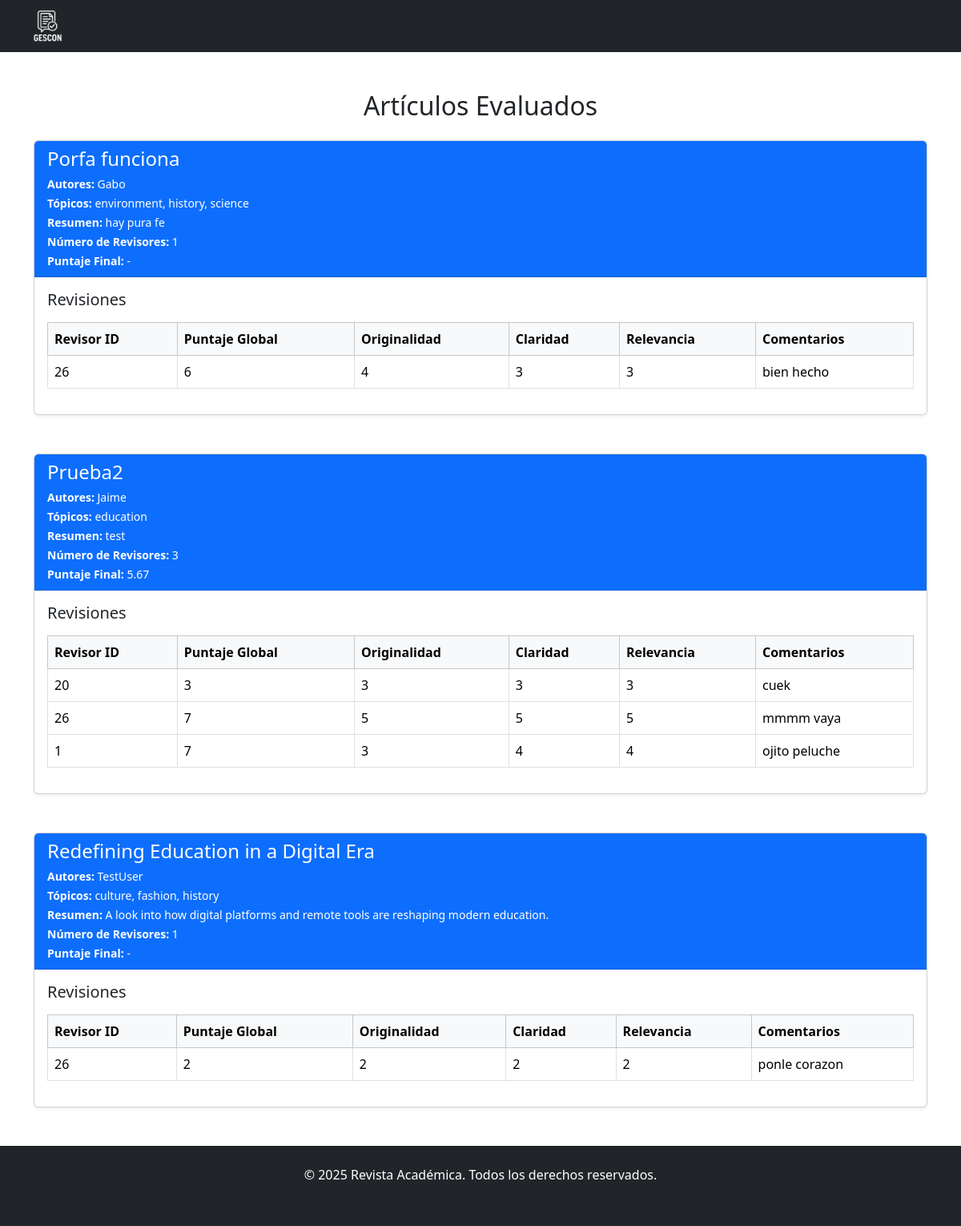
/php/index.php, run on the app's committed database.
### tables this page shows
CREATE TABLE `articulo` (
  `ID` int(11) NOT NULL,
  `TITULO` varchar(50) NOT NULL,
  `AUTOR_CONTACTO` int(11) NOT NULL,
  `TOPICO_PRINCIPAL` varchar(50) NOT NULL,
  `FECHA_ENVIO` date NOT NULL DEFAULT curdate(),
  `RESUMEN` varchar(150) NOT NULL,
  `NUM_REVISORES` int(11) DEFAULT 0,
  `puntajeFinal` float DEFAULT NULL
);

CREATE TABLE `articulo_revisor` (
  `ID` int(11) NOT NULL,
  `ID_ARTICULO` int(11) NOT NULL,
  `ID_REVISOR` int(11) NOT NULL
);

CREATE TABLE `revision` (
  `ID` int(11) NOT NULL,
  `ARTICULO_REVISOR_ID` int(11) NOT NULL,
  `puntuacion_global` int(11) DEFAULT NULL CHECK (`puntuacion_global` between 1 and 10),
  `comentarios` text DEFAULT NULL,
  `originalidad` int(11) DEFAULT NULL CHECK (`originalidad` between 1 and 5),
  `claridad` int(11) DEFAULT NULL CHECK (`claridad` between 1 and 5),
  `relevancia` int(11) DEFAULT NULL CHECK (`relevancia` between 1 and 5)
);

### php/index.php (the view)
<?php
include('includes/header.php');
include('db.php');
$query = "
SELECT
    a.ID AS articulo_id,
    a.TITULO,
    a.RESUMEN,
    a.TOPICO_PRINCIPAL,
    a.NUM_REVISORES,
    a.puntajeFinal,
    GROUP_CONCAT(DISTINCT au.NOMBRE SEPARATOR ', ') AS autores,
    GROUP_CONCAT(DISTINCT te.TOPICO_EXTRA SEPARATOR ', ') AS topicos_extra,
    ar.ID_REVISOR,
    r.ID AS revision_id,
    r.puntuacion_global,
    r.originalidad,
    r.claridad,
    r.relevancia,
    r.comentarios
FROM ARTICULO a
JOIN ARTICULO_REVISOR ar ON ar.ID_ARTICULO = a.ID
JOIN REVISION r ON r.ARTICULO_REVISOR_ID = ar.ID
LEFT JOIN AUTOR_PARTICIPANTE ap ON ap.ID_ARTICULO = a.ID
LEFT JOIN AUTOR au ON au.ID = ap.ID_AUTOR
LEFT JOIN topicos_extra te ON te.ID_ARTICULO = a.ID
GROUP BY a.ID, r.ID
ORDER BY a.ID, r.ID;
";
$result = $conexion->query($query);
$articulos = [];
while ($row = $result->fetch_assoc()) {
    $id = $row['articulo_id'];
    if (!isset($articulos[$id])) {
        $todos_los_topicos = $row['TOPICO_PRINCIPAL'];
        if (!empty($row['topicos_extra'])) {
            $todos_los_topicos .= ', ' . $row['topicos_extra'];
        }
        $articulos[$id] = [
            'titulo' => $row['TITULO'],
            'resumen' => $row['RESUMEN'],
            'topicos' => $todos_los_topicos,
            'num_revisores' => $row['NUM_REVISORES'],
            'puntaje_final' => $row['puntajeFinal'],
            'autores' => $row['autores'],
            'revisiones' => []
        ];
    }
    $articulos[$id]['revisiones'][] = [
        'id_revision' => $row['revision_id'],
        'id_revisor' => $row['ID_REVISOR'],
        'puntuacion_global' => $row['puntuacion_global'],
        'originalidad' => $row['originalidad'],
        'claridad' => $row['claridad'],
        'relevancia' => $row['relevancia'],
        'comentarios' => $row['comentarios'],
    ];
}
?>
<div class="container mt-5">
    <h2 class="mb-4 text-center">Artículos Evaluados</h2>
    <?php if (count($articulos) === 0): ?>
        <div class="alert alert-warning text-center" role="alert">
            No hay artículos evaluados aún.
        </div>
    <?php else: ?>
        <?php foreach ($articulos as $articulo): ?>
            <div class="card mb-5 shadow-sm">
                <div class="card-header bg-primary text-white">
                    <h4 class="mb-1"><?= htmlspecialchars($articulo['titulo']) ?></h4>
                    <small><strong>Autores:</strong> <?= htmlspecialchars($articulo['autores']) ?></small><br>
                    <small><strong>Tópicos:</strong> <?= htmlspecialchars($articulo['topicos']) ?></small><br>
                    <small><strong>Resumen:</strong> <?= htmlspecialchars($articulo['resumen']) ?></small><br>
                    <small><strong>Número de Revisores:</strong> <?= (int)$articulo['num_revisores'] ?></small><br>
                    <small><strong>Puntaje Final:</strong> <?= is_null($articulo['puntaje_final']) ? '-' : htmlspecialchars($articulo['puntaje_final']) ?></small>
                </div>
                <div class="card-body">
                    <h5 class="mb-3">Revisiones</h5>
                    <div class="table-responsive">
                        <table class="table table-bordered table-hover align-middle">
                            <thead class="table-light">
                                <tr>
                                    <th scope="col">Revisor ID</th>
                                    <th scope="col">Puntaje Global</th>
                                    <th scope="col">Originalidad</th>
                                    <th scope="col">Claridad</th>
                                    <th scope="col">Relevancia</th>
                                    <th scope="col">Comentarios</th>
                                </tr>
                            </thead>
                            <tbody>
                                <?php foreach ($articulo['revisiones'] as $rev): ?>
                                    <tr>
                                        <td><?= htmlspecialchars($rev['id_revisor']) ?></td>
                                        <td><?= htmlspecialchars($rev['puntuacion_global']) ?></td>
                                        <td><?= htmlspecialchars($rev['originalidad']) ?></td>
                                        <td><?= htmlspecialchars($rev['claridad']) ?></td>
                                        <td><?= htmlspecialchars($rev['relevancia']) ?></td>
                                        <td style="white-space: pre-wrap;"><?= nl2br(htmlspecialchars($rev['comentarios'])) ?></td>
                                    </tr>
                                <?php endforeach; ?>
                            </tbody>
                        </table>
                    </div>
                </div>
            </div>
        <?php endforeach; ?>
    <?php endif; ?>
</div>
<?php include('includes/footer.php'); ?>

### php/includes/header.php (shortened to what this page needs)
<!DOCTYPE html>
<html lang="en">
<head>
  <link href="https://cdn.jsdelivr.net/npm/bootstrap@5.3.6/dist/css/bootstrap.min.css" rel="stylesheet">
  <link rel="stylesheet" href="https://use.fontawesome.com/releases/v5.6.3/css/all.css">
</head>
<body>
<nav class="navbar navbar-expand-lg navbar-dark bg-dark">
  <div class="container">
    <a class="navbar-brand" href="/tarea2/php/dashboard.php">
      <img src="/tarea2/img/GESCONblanco.png" style="width: 35px; height: auto;" alt="Logo GESCON">
    </a>
  </div>
</nav>

### php/includes/footer.php (shortened to what this page needs)
<footer class="bg-dark text-white mt-5 py-4">
  <div class="container text-center">
    <p class="mb-1">&copy; <?= date('Y') ?> Revista Académica. Todos los derechos reservados.</p>
    <small class="text-muted">Sitio desarrollado por el equipo de informática. Contacto: soporte@revista.cl</small>
  </div>
</footer>
</body>
</html>

### data on the page
articulo: TITULO "Porfa funciona", autores "Gabo", topicos "environment, history, science", RESUMEN "hay pura fe", NUM_REVISORES "1", articulo_revisor.ID_REVISOR "26", revision.puntuacion_global "6", revision.originalidad "4", revision.claridad "3", revision.relevancia "3", revision.comentarios "bien hecho"
articulo: articulo_revisor.ID_REVISOR "20", revision.puntuacion_global "3", revision.originalidad "3", revision.claridad "3", revision.relevancia "3", revision.comentarios "cuek", articulo_revisor.ID_REVISOR "26", revision.puntuacion_global "7", revision.originalidad "5", revision.claridad "5", revision.relevancia "5", revision.comentarios "mmmm vaya", articulo_revisor.ID_REVISOR "1", revision.claridad "4", revision.relevancia "4", revision.comentarios "ojito peluche"
articulo: TITULO "Redefining Education in a Digital Era", autores "TestUser", topicos "culture, fashion, history", RESUMEN "A look into how digital platforms and remote tools are reshaping modern education.", NUM_REVISORES "1", articulo_revisor.ID_REVISOR "26", revision.puntuacion_global "2", revision.originalidad "2", revision.claridad "2", revision.relevancia "2", revision.comentarios "ponle corazon"

### other printed values
$articulo['titulo'] "Prueba2"
$articulo['autores'] "Jaime"
$articulo['topicos'] "education"
$articulo['resumen'] "test"
$articulo['num_revisores'] "3"
$articulo['puntaje_final'] "5.67"
